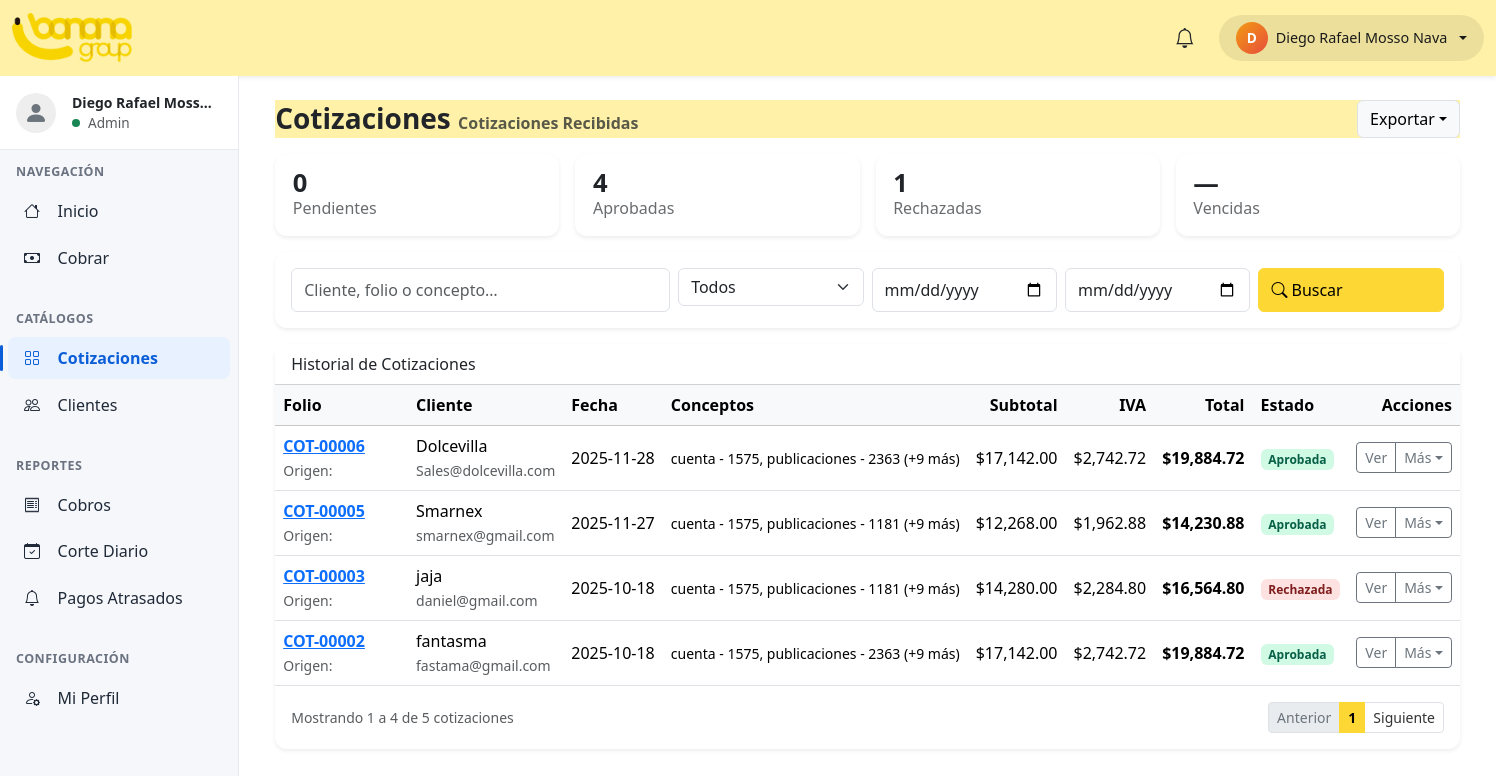
/Public/index.php?m=cotizaciones (signed in), run on the app's committed database.
### tables this page shows
CREATE TABLE IF NOT EXISTS `usuarios` (
  `id` int NOT NULL AUTO_INCREMENT,
  `nombre` varchar(120) NOT NULL,
  `correo` varchar(150) NOT NULL,
  `pass_hash` varchar(255) NOT NULL,
  `activo` tinyint(1) NOT NULL DEFAULT '1',
  `foto_url` varchar(500) DEFAULT NULL,
  `creado_en` timestamp NULL DEFAULT CURRENT_TIMESTAMP,
  PRIMARY KEY (`id`),
  UNIQUE KEY `correo` (`correo`)
);

CREATE TABLE IF NOT EXISTS `roles` (
  `id` int NOT NULL AUTO_INCREMENT,
  `nombre` varchar(40) NOT NULL,
  PRIMARY KEY (`id`),
  UNIQUE KEY `nombre` (`nombre`)
);

CREATE TABLE IF NOT EXISTS `cotizaciones` (
  `id` int NOT NULL AUTO_INCREMENT,
  `cliente_id` int DEFAULT NULL,
  `empresa` varchar(150) NOT NULL,
  `correo` varchar(150) NOT NULL,
  `subtotal` decimal(12,2) NOT NULL DEFAULT '0.00',
  `adicionales` decimal(12,2) NOT NULL DEFAULT '0.00',
  `impuestos` decimal(12,2) NOT NULL DEFAULT '0.00',
  `total` decimal(12,2) NOT NULL DEFAULT '0.00',
  `tasa_iva` decimal(5,2) NOT NULL DEFAULT '0.00',
  `minimo` int NOT NULL DEFAULT '0',
  `cumple_minimo` tinyint(1) NOT NULL DEFAULT '0',
  `estado` enum('pendiente','aprobada','rechazada') NOT NULL DEFAULT 'pendiente',
  `creado_en` timestamp NULL DEFAULT CURRENT_TIMESTAMP,
  `actualizado_en` timestamp NULL DEFAULT NULL ON UPDATE CURRENT_TIMESTAMP,
  PRIMARY KEY (`id`),
  KEY `ix_cot_correo` (`correo`),
  KEY `ix_cot_estado` (`estado`),
  KEY `fk_cot_cliente` (`cliente_id`)
);

### App/auth.php (called while the page is built, shortened)
<?php
function current_user(): ?array {
    return [
        'id'      => (int)$_SESSION['user_id'],
        'nombre'  => $_SESSION['user_nombre'] ?? '',
        'correo'  => $_SESSION['user_correo'] ?? '',
        'roles'   => $_SESSION['user_roles'] ?? [],
    ];
}

### Modules/Cotizaciones.php (the view, shortened to what this page needs)
<?php
$pdo = db();
$q      = trim($_GET['q']   ?? '');
$desde  = trim($_GET['f1']  ?? '');
$hasta  = trim($_GET['f2']  ?? '');
$pag    = max(1, (int)($_GET['p'] ?? 1));
$pp     = 4;
$offset = ($pag-1)*$pp;
$where=[]; $args=[];
$W = $where ? 'WHERE '.implode(' AND ',$where) : '';
$kpi = ['pendiente'=>0,'aprobada'=>0,'rechazada'=>0];
foreach ($pdo->query("SELECT estado, COUNT(*) c FROM cotizaciones GROUP BY estado") as $r) {
  if (isset($kpi[$r['estado']])) $kpi[$r['estado']] = (int)$r['c'];
}
$sqlCount = "
  SELECT COUNT(*)
  FROM cotizaciones c
  $W
";
$stCount = $pdo->prepare($sqlCount);
$stCount->execute($args);
$totalRows = (int)$stCount->fetchColumn();
$st = $pdo->prepare("
  SELECT
    c.id, c.empresa, c.correo, c.subtotal, c.impuestos, c.total, c.estado, c.creado_en,
    COALESCE(
      CONCAT(
        COALESCE(s.resumen, '—'),
        CASE WHEN s.cnt > 2 THEN CONCAT('  (+', s.cnt-2, ' más)') ELSE '' END
      ),
      '—'
    ) AS conceptos_resumen
  FROM cotizaciones c
  LEFT JOIN (
    SELECT
      t.cotizacion_id,
      /* primeros 2 conceptos, orden por id (ajusta si quieres otro criterio) */
      GROUP_CONCAT(CASE WHEN t.rn <= 2 THEN t.lbl END ORDER BY t.rn SEPARATOR ', ') AS resumen,
      MAX(t.cnt) AS cnt
    FROM (
      SELECT
        ci.cotizacion_id,
        /* etiqueta bonita: grupo - opcion (si existe) */
        CONCAT(ci.grupo, IF(ci.opcion IS NULL OR ci.opcion='', '', CONCAT(' - ', ci.opcion))) AS lbl,
        ROW_NUMBER() OVER (PARTITION BY ci.cotizacion_id ORDER BY ci.id)       AS rn,
        COUNT(*)    OVER (PARTITION BY ci.cotizacion_id)                        AS cnt
      FROM cotizacion_items ci
    ) AS t
    GROUP BY t.cotizacion_id
  ) AS s  ON s.cotizacion_id = c.id
  $W
  ORDER BY c.creado_en DESC, c.id DESC
  LIMIT $pp OFFSET $offset
");
$st->execute($args);
$rows = $st->fetchAll();
$totalRows = $totalRows ?? 0;
function money($n){ return '$'.number_format((float)$n,2); }
function folio($id){ return 'COT-'.str_pad((string)$id,5,'0',STR_PAD_LEFT); }
$qs = $_GET; unset($qs['p']);
?>
<div class="container-fluid cotz">
  <div class="d-flex align-items-center justify-content-between flex-wrap topbar mb-3">
    <h3 class="mb-0 fw-semibold">Cotizaciones <span class="text-muted fs-6">Cotizaciones Recibidas</span></h3>
    <div class="d-flex align-items-center gap-2">
      <div class="dropdown">
        <button class="btn btn-light border dropdown-toggle" data-bs-toggle="dropdown" type="button">Exportar</button>
      </div>
    </div>
  </div>
  <div class="row g-3 kpi mb-3">
    <div class="col-6 col-md-3"><div class="card border-0 shadow-sm"><div class="card-body">
      <div class="value"><?= (int)$kpi['pendiente'] ?></div><div class="label text-muted">Pendientes</div>
    </div></div></div>
    <div class="col-6 col-md-3"><div class="card border-0 shadow-sm"><div class="card-body">
      <div class="value"><?= (int)$kpi['aprobada'] ?></div><div class="label text-muted">Aprobadas</div>
    </div></div></div>
    <div class="col-6 col-md-3"><div class="card border-0 shadow-sm"><div class="card-body">
      <div class="value"><?= (int)$kpi['rechazada'] ?></div><div class="label text-muted">Rechazadas</div>
    </div></div></div>
    <div class="col-6 col-md-3"><div class="card border-0 shadow-sm"><div class="card-body">
      <div class="value">—</div><div class="label text-muted">Vencidas</div>
    </div></div></div>
  </div>
  <form class="card border-0 shadow-sm search-card mb-3" method="get">
    <div class="card-body">
      <div class="row g-2">
        <div class="col-12 col-md-4">
          <input name="q" value="<?= htmlspecialchars($q) ?>" type="text" class="form-control" placeholder="Cliente, folio o concepto…">
        </div>
        <div class="col-6 col-md-2">
          <select name="est" class="form-select">
            <option value="">Todos</option>
          </select>
        </div>
        <div class="col-6 col-md-2"><input name="f1" value="<?= htmlspecialchars($desde) ?>" type="date" class="form-control"></div>
        <div class="col-6 col-md-2"><input name="f2" value="<?= htmlspecialchars($hasta) ?>" type="date" class="form-control"></div>
        <div class="col-6 col-md-2 d-grid"><button class="btn btn-go"><i class="bi bi-search me-1"></i> Buscar</button></div>
      </div>
    </div>
  </form>
  <div class="card border-0 shadow-sm d-mobile-none">
    <div class="card-header bg-white">Historial de Cotizaciones</div>
    <div class="table-responsive">
      <table class="table align-middle mb-0 table-nowrap">
        <thead class="table-light">
          <tr>
            <th>Folio</th><th>Cliente</th><th>Fecha</th><th>Conceptos</th>
            <th class="text-end">Subtotal</th><th class="text-end">IVA</th><th class="text-end">Total</th>
            <th>Estado</th><th class="text-end col-acciones">Acciones</th>
          </tr>
        </thead>
        <tbody>
        <?php if (!$rows): ?>
          <tr><td colspan="9" class="text-center text-muted py-4">Sin resultados</td></tr>
        <?php else: foreach ($rows as $r):
          $badge = ['pendiente'=>'badge-pend','aprobada'=>'badge-aprb','rechazada'=>'badge-rech'][$r['estado']] ?? 'badge-pend';
          $id=(int)$r['id'];
        ?>
          <tr data-id="<?= $id ?>">
            <td>
              <a href="#" class="link-primary fw-semibold js-ver" data-id="<?= $id ?>" data-bs-toggle="offcanvas" data-bs-target="#ocDetalleCot"><?= folio($id) ?></a><br>
              <small class="text-muted">Origen: <span class="badge text-bg-info-subtle">Cotizador</span></small>
            </td>
            <td><?= htmlspecialchars($r['empresa']) ?><br><small class="text-muted"><?= htmlspecialchars($r['correo']) ?></small></td>
            <td><span class="fecha"><?= date('Y-m-d', strtotime($r['creado_en'])) ?></span></td>
            <td><small class="text-end"><?= htmlspecialchars($r['conceptos_resumen']) ?></small></td>
            <td class="text-end"><?= money($r['subtotal']) ?></td>
            <td class="text-end"><?= money($r['impuestos']) ?></td>
            <td class="text-end fw-semibold"><?= money($r['total']) ?></td>
            <td><span class="badge <?= $badge ?>"><?= ucfirst($r['estado']) ?></span></td>
            <td class="text-end">
              <div class="btn-group">
                <button class="btn btn-sm btn-outline-secondary js-ver" data-id="<?= $id ?>" data-bs-toggle="offcanvas" data-bs-target="#ocDetalleCot">Ver</button>
              <button class="btn btn-sm btn-outline-secondary dropdown-toggle" data-bs-toggle="dropdown">Más</button>
              </div>
            </td>
          </tr>
        <?php endforeach; endif; ?>
        </tbody>
      </table>
    </div>
    <div class="card-body d-flex justify-content-between align-items-center">
      <small class="text-muted">Mostrando <?= $totalRows ? ($offset+1) : 0 ?> a <?= min($offset+count($rows),$totalRows) ?> de <?= $totalRows ?> cotizaciones</small>
      <?php $totalPages = max(1,(int)ceil($totalRows/$pp)); ?>
      <ul class="pagination pagination-sm m-0">
        <li class="page-item <?= $pag<=1?'disabled':'' ?>"><a class="page-link" href="?<?= http_build_query($qs+['p'=>$pag-1]) ?>">Anterior</a></li>
        <li class="page-item active"><span class="page-link"><?= $pag ?></span></li>
        <li class="page-item <?= $pag>=$totalPages?'disabled':'' ?>"><a class="page-link" href="?<?= http_build_query($qs+['p'=>$pag+1]) ?>">Siguiente</a></li>
      </ul>
    </div>
  </div>
 </body>
</html>

### Includes/header.php (shortened to what this page needs)
<?php
require_once __DIR__ . '/../App/auth.php';
$pdo = db();
$currentUser = current_user();
$usuarioId    = (int)($currentUser['id'] ?? 0);
$userName     = $currentUser['nombre'] ?? 'Invitado';
$fotoUsuario  = '';
$userInitial = mb_substr($userName, 0, 1, 'UTF-8');
if ($usuarioId > 0) {
    $stUser = $pdo->prepare("SELECT nombre, foto_url FROM usuarios WHERE id = ? LIMIT 1");
    $stUser->execute([$usuarioId]);
    $datosFrescos = $stUser->fetch(PDO::FETCH_ASSOC);
    if ($datosFrescos) {
        $userName    = $datosFrescos['nombre'];
        $fotoUsuario = $datosFrescos['foto_url'];
    }
}
?>
<!doctype html>
<html lang="es">
<head>
  <link href="https://cdn.jsdelivr.net/npm/bootstrap@5.3.3/dist/css/bootstrap.min.css" rel="stylesheet">
  <link href="https://cdn.jsdelivr.net/npm/bootstrap-icons@1.11.3/font/bootstrap-icons.css" rel="stylesheet">
  <link href="./css/app.css?v=999" rel="stylesheet">
</head>
<body class="layout">
  <nav class="navbar topbar navbar-dark shadow-sm">
    <div class="container-fluid">
      <a class="navbar-brand m-0" href="<?= BASE_URL ?>/index.php?m=inicio">
        <img src="./assets/logo.png" alt="Banana Group">
      </a>
      <div class="ms-auto d-flex align-items-center gap-2">
      <li class="nav-item dropdown me-3 list-unstyled">
          <button class="btn btn-link position-relative p-0 border-0 text-dark"
                  type="button" id="dropdownNotificaciones" data-bs-toggle="dropdown" aria-expanded="false">
            <i class="bi bi-bell fs-5"></i>
          </button>
        </li>
        <div class="dropdown">
          <button class="btn rounded-pill user-pill dropdown-toggle d-flex align-items-center gap-2" type="button" id="dropdownUsuario" data-bs-toggle="dropdown" aria-expanded="false">
            <div class="avatar-circle" style="overflow: hidden;">
              <?php if (!empty($fotoUsuario)): ?>
                <img src="<?= htmlspecialchars($fotoUsuario) ?>?v=<?= time() ?>" alt="User" style="width:100%;height:100%;object-fit:cover;">
              <?php else: ?>
                <?= strtoupper($userInitial) ?>
              <?php endif; ?>
            </div>
            <span class="d-none d-md-inline"><?= htmlspecialchars($userName) ?></span>
          </button>
        </div>
      </div>
    </div>
  </nav>
</body>
</html>

### Includes/sidebar.php (shortened to what this page needs)
<?php
require_once __DIR__ . '/../App/auth.php';
$current = $_GET['m'] ?? 'inicio';
$currentUser = current_user();
$sideId      = (int)($currentUser['id'] ?? $_SESSION['usuario_id'] ?? 0);
$sideName = $currentUser['nombre'] ?? 'Usuario';
$sideFoto = '';
$sideRol  = 'guest';
if ($sideId > 0) {
    try {
        $pdoSide = db();
        $stSide = $pdoSide->prepare("
            SELECT u.nombre, u.foto_url, r.nombre as rol_nombre
            FROM usuarios u
            LEFT JOIN usuario_rol ur ON ur.usuario_id = u.id
            LEFT JOIN roles r ON r.id = ur.rol_id
            WHERE u.id = ?
            LIMIT 1
        ");
        $stSide->execute([$sideId]);
        $rowSide = $stSide->fetch(PDO::FETCH_ASSOC);
        if ($rowSide) {
            $sideName = $rowSide['nombre'];
            $sideFoto = $rowSide['foto_url'];
            $sideRol  = strtolower(trim($rowSide['rol_nombre'] ?? 'guest'));
        }
    } catch (Exception $e) { }
}
if ($sideRol === 'cliente') {
    $menu_top = [
        ['slug'=>'cliente_home',  'icon'=>'bi-speedometer2', 'text'=>'Mi Resumen'],
    ];
    $menu_cat = [];
    $menu_rep = [];
    $menu_conf= [
        ['slug'=>'usuarios', 'icon'=>'bi-person-circle', 'text'=>'Mi Perfil']
    ];
} else {
    $menu_top = [
        ['slug'=>'inicio',   'icon'=>'bi-house',   'text'=>'Inicio'],
        ['slug'=>'cobrar',   'icon'=>'bi-cash',    'text'=>'Cobrar'],
    ];
    $menu_cat = [
        ['slug'=>'cotizaciones','icon'=>'bi-grid',    'text'=>'Cotizaciones'],
        ['slug'=>'clientes',    'icon'=>'bi-people',  'text'=>'Clientes'],
    ];
    $menu_rep = [
        ['slug'=>'cobros',          'icon'=>'bi-receipt',        'text'=>'Cobros'],
        ['slug'=>'corte_diario',    'icon'=>'bi-calendar-check', 'text'=>'Corte Diario'],
        ['slug'=>'pagos_atrasados', 'icon'=>'bi-bell',           'text'=>'Pagos Atrasados'],
    ];
    $menu_conf = [
        ['slug'=>'usuarios','icon'=>'bi-person-gear','text'=>'Mi Perfil'],
    ];
}
?>
<div class="d-flex">
  <aside class="sidebar d-none d-lg-flex flex-column">
    <div class="profile px-3 py-3 d-flex align-items-center gap-3">
      <div class="avatar" style="width: 40px; height: 40px; border-radius: 50%; overflow: hidden; background: #eee; display: flex; align-items: center; justify-content: center;">
        <?php if (!empty($sideFoto)): ?>
          <img src="<?= htmlspecialchars($sideFoto) ?>?v=<?= time() ?>" style="width: 100%; height: 100%; object-fit: cover;">
        <?php else: ?>
          <i class="bi bi-person-fill fs-4 text-secondary"></i>
        <?php endif; ?>
      </div>
      <div class="small text-dark">
        <div class="fw-semibold text-truncate" style="max-width: 140px;"><?= htmlspecialchars($sideName) ?></div>
        <div class="d-flex align-items-center gap-2">
          <span class="status-dot bg-success rounded-circle" style="width: 8px; height: 8px;"></span>
          <span class="opacity-75 text-capitalize" style="font-size: 0.85rem;"><?= htmlspecialchars($sideRol) ?></span>
        </div>
      </div>
    </div>
    <div class="sidebar-body flex-grow-1">
      <div class="section-title">Navegación</div>
      <nav class="nav flex-column">
        <?php foreach ($menu_top as $it): ?>
          <a class="nav-link side-item <?= $current === $it['slug'] ? 'active' : '' ?>" href="<?= BASE_URL ?>/index.php?m=<?= $it['slug'] ?>">
            <i class="bi <?= $it['icon'] ?> me-2"></i><?= $it['text'] ?>
          </a>
        <?php endforeach; ?>
      </nav>
      <?php if (!empty($menu_cat)): ?>
      <div class="section-title mt-3">Catálogos</div>
      <nav class="nav flex-column">
        <?php foreach ($menu_cat as $it): ?>
          <a class="nav-link side-item <?= $current === $it['slug'] ? 'active' : '' ?>" href="<?= BASE_URL ?>/index.php?m=<?= $it['slug'] ?>">
            <i class="bi <?= $it['icon'] ?> me-2"></i><?= $it['text'] ?>
          </a>
        <?php endforeach; ?>
      </nav>
      <?php endif; ?>
      <?php if (!empty($menu_rep)): ?>
      <div class="section-title mt-3">Reportes</div>
      <nav class="nav flex-column">
        <?php foreach ($menu_rep as $it): ?>
          <a class="nav-link side-item <?= $current === $it['slug'] ? 'active' : '' ?>" href="<?= BASE_URL ?>/index.php?m=<?= $it['slug'] ?>">
            <i class="bi <?= $it['icon'] ?> me-2"></i><?= $it['text'] ?>
          </a>
        <?php endforeach; ?>
      </nav>
      <?php endif; ?>
      <div class="section-title mt-3">Configuración</div>
      <nav class="nav flex-column">
        <?php foreach ($menu_conf as $it): ?>
          <a class="nav-link side-item <?= $current === $it['slug'] ? 'active' : '' ?>" href="<?= BASE_URL ?>/index.php?m=<?= $it['slug'] ?>">
            <i class="bi <?= $it['icon'] ?> me-2"></i><?= $it['text'] ?>
          </a>
        <?php endforeach; ?>
      </nav>
    </div>
  </aside>
  <main class="main flex-grow-1 p-3 p-md-4">

### data on the page
usuarios: nombre "Diego Rafael Mosso Nava", nombre "Diego Rafael Moss…", roles.nombre "Admin"
cotizaciones: id "COT-00006", empresa "Dolcevilla", correo "Sales@dolcevilla.com", creado_en "2025-11-28", conceptos_resumen "cuenta - 1575, publicaciones - 2363 (+9 más)", subtotal "$17,142.00", impuestos "$2,742.72", total "$19,884.72", estado "Aprobada"
cotizaciones: id "COT-00005", empresa "Smarnex", correo "smarnex@gmail.com", creado_en "2025-11-27", conceptos_resumen "cuenta - 1575, publicaciones - 1181 (+9 más)", subtotal "$12,268.00", impuestos "$1,962.88", total "$14,230.88", estado "Aprobada"
cotizaciones: id "COT-00003", empresa "jaja", correo "daniel@gmail.com", creado_en "2025-10-18", conceptos_resumen "cuenta - 1575, publicaciones - 1181 (+9 más)", subtotal "$14,280.00", impuestos "$2,284.80", total "$16,564.80", estado "Rechazada"
cotizaciones: id "COT-00002", empresa "fantasma", correo "fastama@gmail.com", creado_en "2025-10-18", conceptos_resumen "cuenta - 1575, publicaciones - 2363 (+9 más)", subtotal "$17,142.00", impuestos "$2,742.72", total "$19,884.72", estado "Aprobada"

### other printed values
$userInitial "D"
$it['text'] "Inicio"
$it['text'] "Cobrar"
$it['text'] "Cotizaciones"
$it['text'] "Clientes"
$it['text'] "Cobros"
$it['text'] "Corte Diario"
$it['text'] "Pagos Atrasados"
$it['text'] "Mi Perfil"
$kpi['pendiente'] "0"
$kpi['aprobada'] "4"
$kpi['rechazada'] "1"
$offset+1 "1"
min($offset+count($rows),$totalRows) "4"
$totalRows "5"
